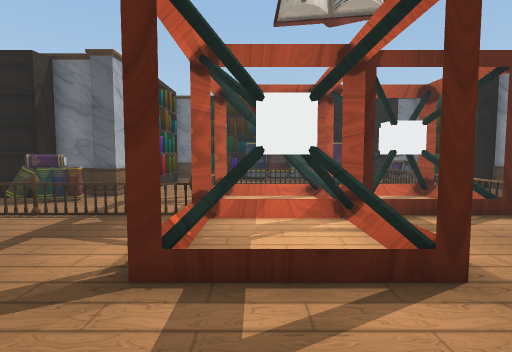
view 1 (above)

13 first-person views from a walk through a Unity game level. The camera is 1.5 m above the floor, tilts 4° down and sees 80° across. The floor is counted in squares, 1 m on a side. Each view is taken from the middle of a square. On the plan, view 1 faces up. The plan holds only what a view shows up to about 15 squares ahead; the rest is blank. The place goes on beyond the plan. Some animated figures are not drawn.

view 2
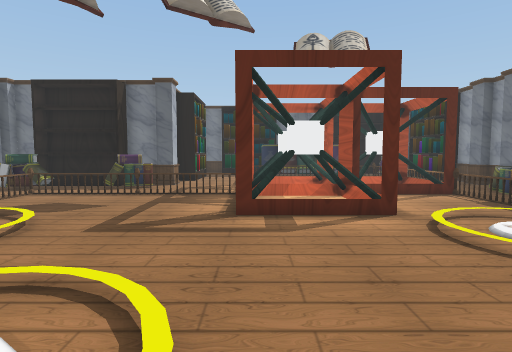

view 3
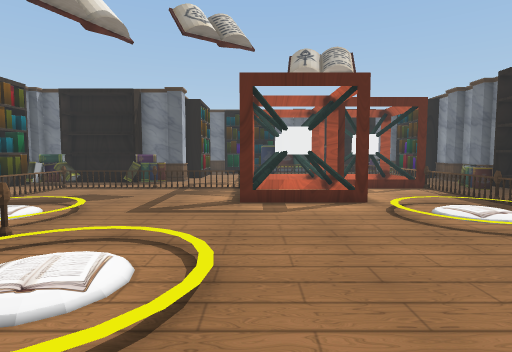

view 4
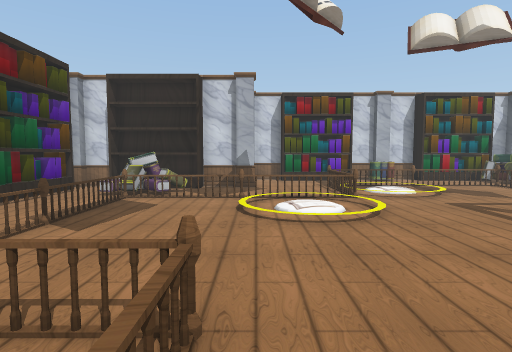

view 5
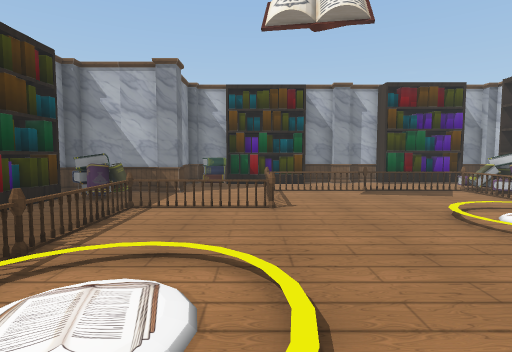

view 6
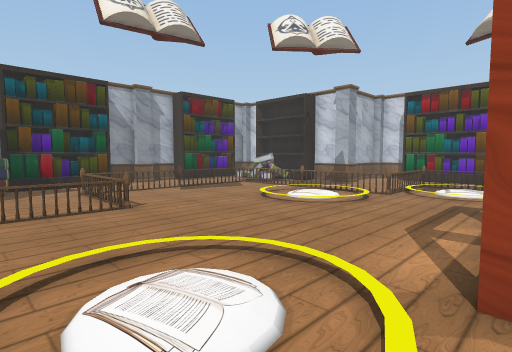

view 7
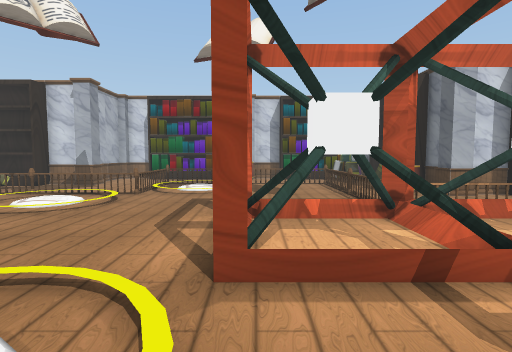

view 8
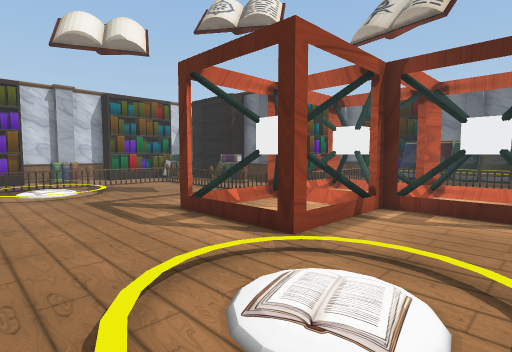

view 9
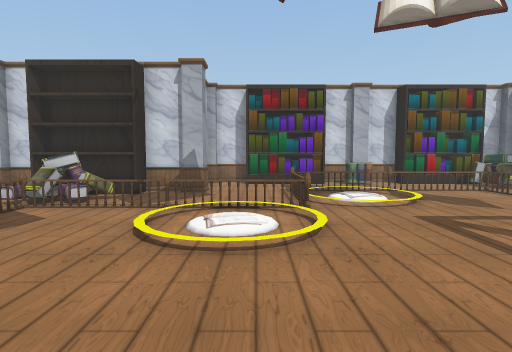

view 10
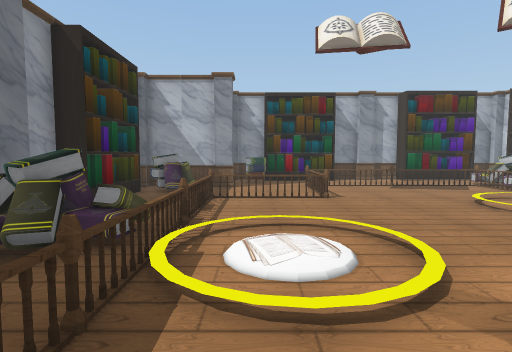

view 11
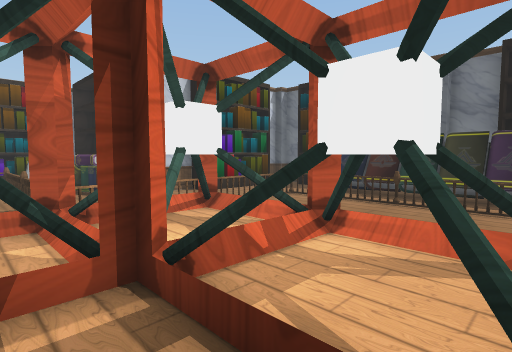

view 12
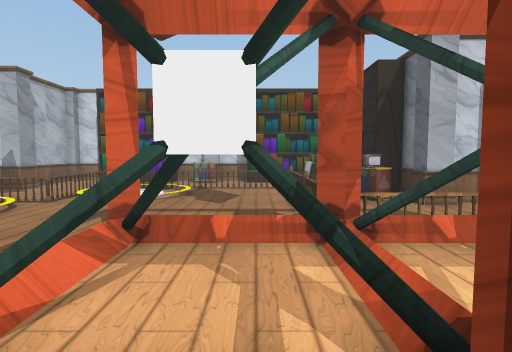

view 13
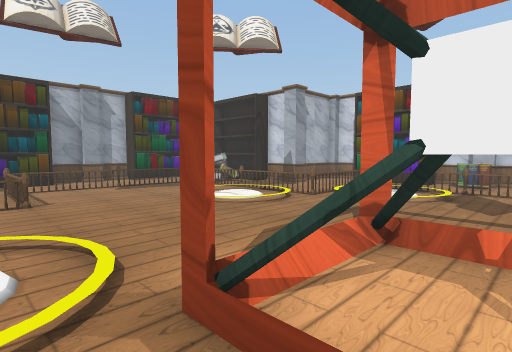

### Floor plan
Key: @ floor where view 1 was taken; # wall or solid block; x gap in a wall; . floor; / step, stairs or slope; = window, fence, low wall or low ledge; B bookshelf; C column; A box; F fence; O other object.
Columns run from 12 left of view 1 to 9 right of it. Each row starts with its distance up from view 1.
 11  BBBB#CC   A #AA #A
 10 OBBBBOO...=AAA .AA.=.
  9 BOO..O....=AAA .AA.=.O
  8 B.Ox==FF==OA..AA..A#.O
  7 B.x........A..A....O.O
  6 B.=.........AA.....=.
  5  .=.........AA.....=.
  4 O.O........A..A....F
  3 O.O////........////F.
  2  .=.///........////=OO
  1 B.=O///........////#OO
  0 B.O////.....@..////FOO
 -1 B.Ox==F////........F.
 -2 B.....=.///........=.
 -3  .....=O///........=.
 -4  =CC..F////........x.
 -5  #CC..F........F==xF.
 -6   #=..=........=....OO
 -7   #BBO=........=....OO
 -8    BBO#........x..CC
 -9    BBOFx==FF==xO..CC##
-10    BB.O..........O=
-11   ###           .O##

Positions as (right, up) in squares from view 1, and headings:
1: (0, 0), facing up
2: (-1, -4), facing up
3: (-1, -6), facing up
4: (5, -4), facing left
5: (3, 4), facing down
6: (6, 4), facing down-left
7: (6, 4), facing left
8: (6, -1), facing up-left
9: (3, -2), facing left
10: (5, 6), facing down
11: (6, 6), facing up-left
12: (4, 6), facing left
13: (4, 6), facing down-left
